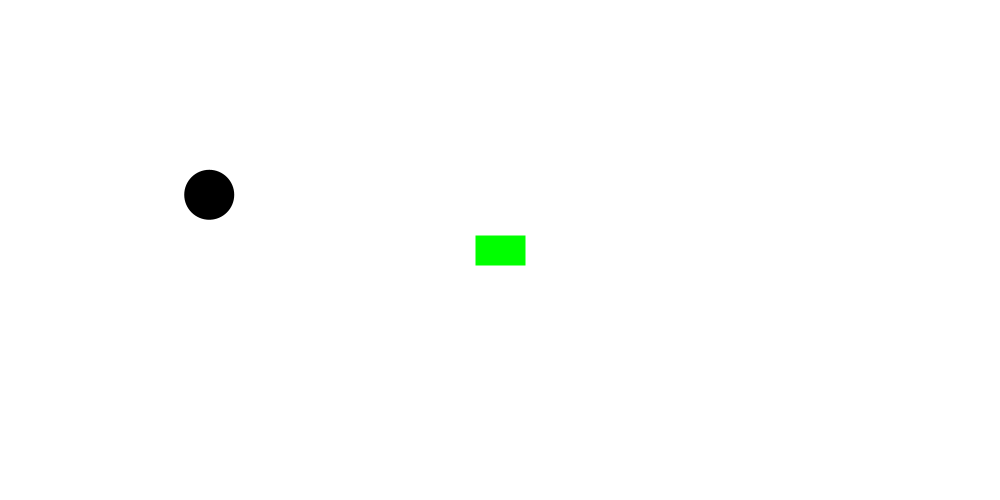
Frame 1 (no input)
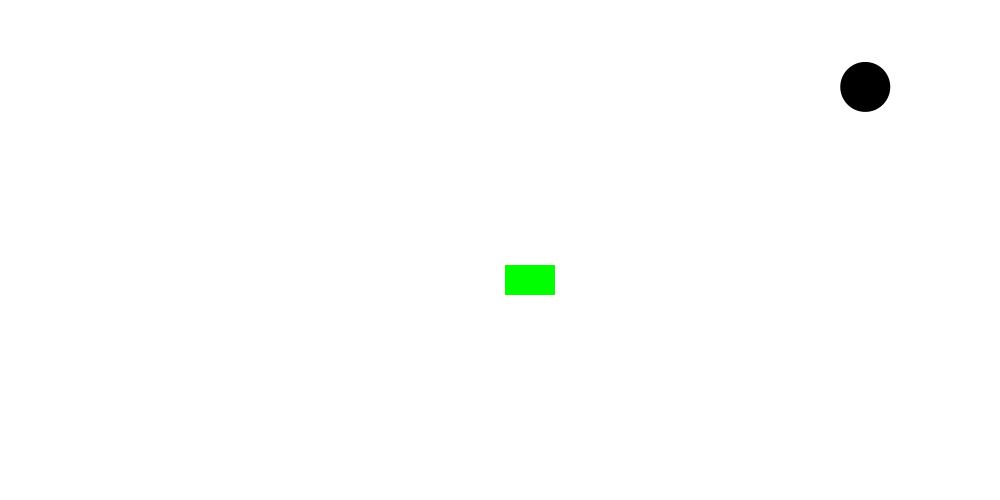
Frame 60 (the mouse pressed at the canvas centre just before this capture)
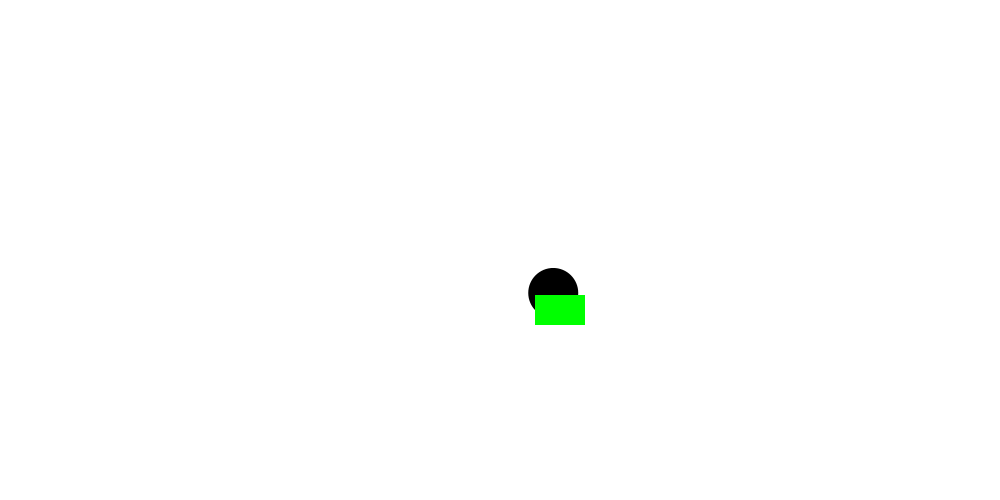
Frame 120 (the mouse held since frame 60 and released just before this capture)

The Processing sketch that drew these frames (run headless with seeded random() and noise(); from frame 60 on, the mouse is pressed at the canvas centre):

// Processing sketch: follow_food_probablility_acceleration
// ── follow_food_probablility_acceleration.pde
class Walker{
  //float x; 
  //float y;
  //color c;
  PVector location;
  PVector velocity;
  PVector acceleration;
  PVector dir;
  


  
  
  // CONTRUCTOR: initialistaion DATA for class walker
  //Walker(color walkC, float walkX,float walkY){
  Walker(float locX, float locY, float velX, float velY){
    location = new PVector(locX, locY);
    velocity = new PVector(velX, velY);
   }
  
  //FUNCTIONALITY for class walker
  void step(){
    
    float r = random(1);
    float accMag = 0.1;                                              //magnitude of acceleration
    
    PVector dir = PVector.sub(food1.location, location);             //vector of food from walker
    
    float m = dir.mag();                                             //magnitude of that vector
    
    if (r < 0.8){                                                    // set ratio by which walker is likely to follow food
    
    //PVector acceleration = PVector.sub(food1.location, location);
    
      acceleration = dir;
      acceleration.normalize();
      acceleration.mult(accMag);
      velocity.add(acceleration);
      location.add(velocity);
    }
           
   
    
    else{   
      
      acceleration = new PVector(random(-1,1), random(-1,1)); 
      acceleration.normalize();
      
      //float m = acceleration.mag();
      
      acceleration.mult(1/(m*accMag));
      velocity.add(acceleration);
      location.add(velocity);
    }
    

    
    
    if(location.x > width || location.x < 0){
       velocity.x = velocity.x * -1;
    }
  
    if(location.y > height || location.y < 0){
       velocity.y = velocity.y * -1;
    }
  
  location.add(velocity);  
  
}
      

  void display(){
    noStroke();
    fill(0);
    ellipse(location.x, location.y, 50, 50);
  }
  
}



// CLASS Food is based on class Car from prev. example
class Food{  
 //class DATA 
 // declare variables
  color c;
  PVector location;
  PVector velocity;
  
  
  
 //CONSTRUCTOR now contains arguments for setup of individual objects
 //Car(){
 Food(color tempC, float tempXpos, float tempYpos, float tempXspeed, float tempYspeed){
   c = tempC;
   location = new PVector(tempXpos, tempYpos);
   velocity = new PVector(tempXspeed, tempYspeed);
   
 }
  
//  //CLASS FUNCTIONALITY
//  //define display and drive subfunctions for car class
//  //higher function with which to call these two subfunctions is defined outside of class
  
 void display(){
   rectMode(CENTER);
   fill(c);
   rect(location.x,location.y,50,30); //draw rectangle using x,y,w,h
 }
  
 void drive() {
   
   location.add(velocity);
   
    if (location.x > width || location.x < 0){
     velocity.x = velocity.x * -1;
   }
    
    if (location.y > height || location.y < 0){
     velocity.y = velocity.y * -1;
   }
 }  
 
 
 

 
 
 
 
  
}

// Instantiate all objects
Walker walker1;
Walker walker2;
Food food1;

////SETUP
void setup(){
 size(1000, 500);
 walker1 = new Walker(width/2, height/2, random(-5,5), random(-5,5));
 walker2 = new Walker(200, 200, random(-5,5), random(-5,5));
 food1 = new Food(color(0,255,0), width/2, height/2, 0.5, 0.5);
}

//FUNCTIONALITY
void draw(){
 background(255);
 walker1.step();
 walker1.display();
 walker2.step();
 walker2.display();
 food1.drive();
 food1.display();
}
  
  
  
  


   
  
  
    
  
